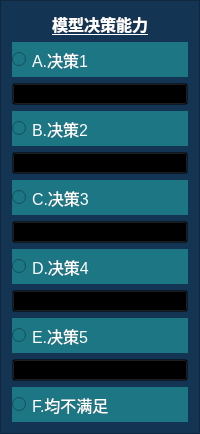
           <widget class="QFrame" name="frame_juece_zizhu">
            <property name="styleSheet">
             <string notr="true">background-color: rgb(20, 52, 83);
border-color: rgb(255, 97, 6);
</string>
            </property>
            <property name="frameShape">
             <enum>QFrame::StyledPanel</enum>
            </property>
            <property name="frameShadow">
             <enum>QFrame::Raised</enum>
            </property>
            <layout class="QVBoxLayout" name="verticalLayout_6">
             <item>
              <widget class="QLabel" name="label_juece_zizhu">
               <property name="sizePolicy">
                <sizepolicy hsizetype="Preferred" vsizetype="Fixed">
                 <horstretch>0</horstretch>
                 <verstretch>0</verstretch>
                </sizepolicy>
               </property>
               <property name="font">
                <font>
                 <pointsize>12</pointsize>
                 <weight>75</weight>
                 <italic>false</italic>
                 <bold>true</bold>
                 <underline>true</underline>
                 <strikeout>false</strikeout>
                </font>
               </property>
               <property name="styleSheet">
                <string notr="true">color: rgb(255, 255, 255);</string>
               </property>
               <property name="text">
                <string>模型决策能力</string>
               </property>
               <property name="alignment">
                <set>Qt::AlignCenter</set>
               </property>
              </widget>
             </item>
             <item>
              <widget class="QRadioButton" name="radioButton_jueceA">
               <property name="minimumSize">
                <size>
                 <width>0</width>
                 <height>35</height>
                </size>
               </property>
               <property name="font">
                <font>
                 <pointsize>12</pointsize>
                </font>
               </property>
               <property name="styleSheet">
                <string notr="true">color: rgb(255, 255, 255);
background-color: rgb(28, 118, 132);</string>
               </property>
               <property name="text">
                <string>A.决策1</string>
               </property>
              </widget>
             </item>
             <item>
              <widget class="QPushButton" name="pushButton_13">
               <property name="styleSheet">
                <string notr="true">background-color: transparent</string>
               </property>
               <property name="text">
                <string/>
               </property>
              </widget>
             </item>
             <item>
              <widget class="QRadioButton" name="radioButton_jueceB">
               <property name="minimumSize">
                <size>
                 <width>0</width>
                 <height>35</height>
                </size>
               </property>
               <property name="font">
                <font>
                 <pointsize>12</pointsize>
                </font>
               </property>
               <property name="styleSheet">
                <string notr="true">color: rgb(255, 255, 255);
background-color: rgb(28, 118, 132);</string>
               </property>
               <property name="text">
                <string>B.决策2</string>
               </property>
              </widget>
             </item>
             <item>
              <widget class="QPushButton" name="pushButton_14">
               <property name="styleSheet">
                <string notr="true">background-color: transparent</string>
               </property>
               <property name="text">
                <string/>
               </property>
              </widget>
             </item>
             <item>
              <widget class="QRadioButton" name="radioButton_jueceC">
               <property name="minimumSize">
                <size>
                 <width>0</width>
                 <height>35</height>
                </size>
               </property>
               <property name="font">
                <font>
                 <pointsize>12</pointsize>
                </font>
               </property>
               <property name="styleSheet">
                <string notr="true">color: rgb(255, 255, 255);
background-color: rgb(28, 118, 132);</string>
               </property>
               <property name="text">
                <string>C.决策3</string>
               </property>
              </widget>
             </item>
             <item>
              <widget class="QPushButton" name="pushButton_15">
               <property name="styleSheet">
                <string notr="true">background-color: transparent</string>
               </property>
               <property name="text">
                <string/>
               </property>
              </widget>
             </item>
             <item>
              <widget class="QRadioButton" name="radioButton_jueceD">
               <property name="minimumSize">
                <size>
                 <width>0</width>
                 <height>35</height>
                </size>
               </property>
               <property name="font">
                <font>
                 <pointsize>12</pointsize>
                </font>
               </property>
               <property name="styleSheet">
                <string notr="true">color: rgb(255, 255, 255);
background-color: rgb(28, 118, 132);</string>
               </property>
               <property name="text">
                <string>D.决策4</string>
               </property>
              </widget>
             </item>
             <item>
              <widget class="QPushButton" name="pushButton_16">
               <property name="styleSheet">
                <string notr="true">background-color: transparent</string>
               </property>
               <property name="text">
                <string/>
               </property>
              </widget>
             </item>
             <item>
              <widget class="QRadioButton" name="radioButton_jueceE">
               <property name="minimumSize">
                <size>
                 <width>0</width>
                 <height>35</height>
                </size>
               </property>
               <property name="font">
                <font>
                 <pointsize>12</pointsize>
                </font>
               </property>
               <property name="styleSheet">
                <string notr="true">color: rgb(255, 255, 255);
background-color: rgb(28, 118, 132);</string>
               </property>
               <property name="text">
                <string>E.决策5</string>
               </property>
              </widget>
             </item>
             <item>
              <widget class="QPushButton" name="pushButton_26">
               <property name="styleSheet">
                <string notr="true">background-color: transparent</string>
               </property>
               <property name="text">
                <string/>
               </property>
              </widget>
             </item>
             <item>
              <widget class="QRadioButton" name="radioButton_5">
               <property name="minimumSize">
                <size>
                 <width>0</width>
                 <height>35</height>
                </size>
               </property>
               <property name="font">
                <font>
                 <pointsize>12</pointsize>
                </font>
               </property>
               <property name="styleSheet">
                <string notr="true">color: rgb(255, 255, 255);
background-color: rgb(28, 118, 132);</string>
               </property>
               <property name="text">
                <string>F.均不满足</string>
               </property>
              </widget>
             </item>
            </layout>
           </widget>
